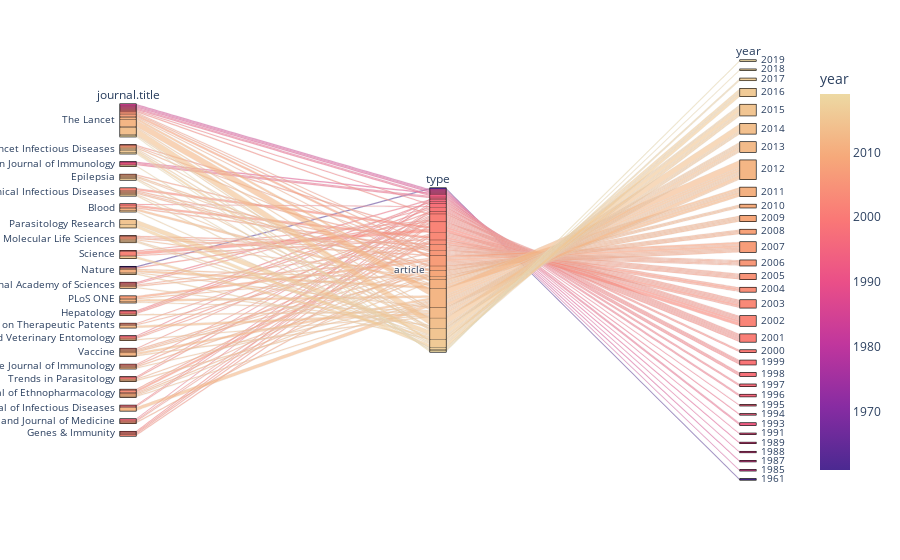

The cell this chart's notebook holds for it:
### Code cell
px.parallel_categories(df_top_journals[['journal.title', 'type', 'year']], 
                       color="year", 
                       color_continuous_scale=px.colors.sequential.Agsunset)

### Figure 1 — Plotly figure (JSON) as saved in the notebook; plotly's stock layout.template omitted (floating-point values rounded to 4 significant figures; data arrays with more than 128 entries replaced by an {"elided": "..."} marker saying what was removed)
{"data": [{"dimensions": [{"label": "journal.title", "values": {"elided": "145 str values"}}, {"label": "type", "values": {"elided": "145 str values"}}, {"label": "year", "values": {"elided": "145 int values"}}], "domain": {"x": [0, 1], "y": [0, 1]}, "line": {"color": {"elided": "145 int values"}, "coloraxis": "coloraxis"}, "name": "", "type": "parcats"}], "layout": {"autosize": true, "coloraxis": {"colorbar": {"title": {"text": "year"}}, "colorscale": [[0, "rgb(75, 41, 145)"], [0.1667, "rgb(135, 44, 162)"], [0.3333, "rgb(192, 54, 157)"], [0.5, "rgb(234, 79, 136)"], [0.6667, "rgb(250, 120, 118)"], [0.8333, "rgb(246, 169, 122)"], [1, "rgb(237, 217, 163)"]]}, "legend": {"tracegroupgap": 0}, "margin": {"t": 60}}}
